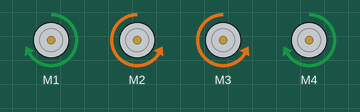
The sketch below on a simulated Arduino Uno, built with avr-gcc and run on an emulated ATmega328P. On the bench: 4 × DC motor (green arrow = forward, orange = backward, longer = faster). What the sketch prints to the serial monitor is not drawn.

Above: at 3.0 s.
At 9.0 s:
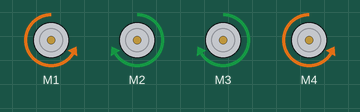
At 13.5 s:
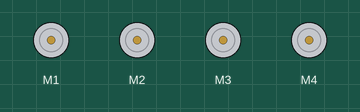
Timing chart, 0 to 19.5 s (numbered marks = the images above):
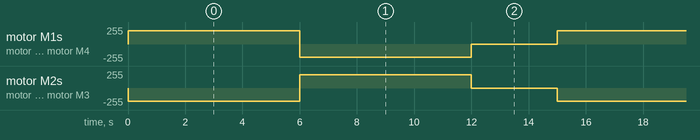

Measured:
- by itself, motor M1, motor M4: repeats every 15.0 s: backward 200/255 6.0 s, stopped 3.0 s, forward 200/255 6.0 s
- by itself, motor M2, motor M3: repeats every 15.0 s: forward 200/255 6.0 s, stopped 3.0 s, backward 200/255 6.0 s

The sketch:

Motors_test.ino
```cpp
#include <AFMotor.h>

AF_DCMotor motor1(1, MOTOR12_1KHZ);
AF_DCMotor motor2(2, MOTOR12_1KHZ);
AF_DCMotor motor3(3, MOTOR34_1KHZ);
AF_DCMotor motor4(4, MOTOR34_1KHZ);

void forward(uint8_t);
void backward(uint8_t);
void Stop(void);
void right(uint8_t);
void left(uint8_t);


void setup() {
  // put your setup code here, to run once:
  Serial.begin(9600);
  Serial.println("Robot is running");
}

void loop() {
  // put your main code here, to run repeatedly:
  forward(200);
  delay(6000);
  backward(200);
  delay(6000);
  Stop();
  delay(3000);
}

void forward(uint8_t vitesse){
  motor1.setSpeed(vitesse);
  motor2.setSpeed(vitesse);
  motor3.setSpeed(vitesse);
  motor4.setSpeed(vitesse);
  motor1.run(FORWARD);
  motor2.run(BACKWARD);
  motor3.run(BACKWARD);
  motor4.run(FORWARD);
}

void backward(uint8_t vitesse){
  motor1.setSpeed(vitesse);
  motor2.setSpeed(vitesse);
  motor3.setSpeed(vitesse);
  motor4.setSpeed(vitesse);
  motor1.run(BACKWARD);
  motor2.run(FORWARD);
  motor3.run(FORWARD);
  motor4.run(BACKWARD);
}

void Stop(){
  motor1.run(RELEASE);
  motor2.run(RELEASE);
  motor3.run(RELEASE);
  motor4.run(RELEASE);
}

void right(uint8_t vitesse){
  motor1.setSpeed(vitesse);
  motor2.setSpeed(vitesse);
  motor3.setSpeed(vitesse);
  motor4.setSpeed(vitesse);
  motor2.run(FORWARD);
  motor3.run(FORWARD);
  motor1.run(FORWARD);
  motor4.run(FORWARD);
}

void left(uint8_t vitesse){
  motor1.setSpeed(vitesse);
  motor2.setSpeed(vitesse);
  motor3.setSpeed(vitesse);
  motor4.setSpeed(vitesse);
  motor2.run(BACKWARD);
  motor3.run(BACKWARD);
  motor1.run(BACKWARD);
  motor4.run(BACKWARD);
}
```
